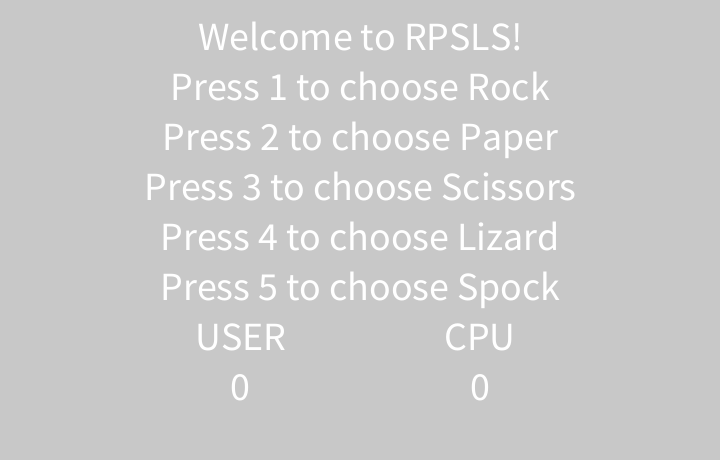
Frame 1 (no input)
Frame 60 (the mouse pressed at the canvas centre just before this capture): identical to frame 1, image omitted
Frame 120 (the mouse held since frame 60 and released just before this capture): identical to frame 1, image omitted

The Processing sketch that drew this single still picture (run headless with seeded random() and noise(); from frame 60 on, the mouse is pressed at the canvas centre):

// Processing sketch: RockPaperScissors
// ── RockPaperScissors.pde
final int ROCK = 1;
final int PAPER = 2;
final int SCISSORS = 3;
final int LIZARD = 4;
final int SPOCK = 5;

int userChoice;
int cpuChoice;


int userScore = 0;
int cpuScore = 0;


boolean gameOver = false;


boolean scoreCounted = false;


boolean userSelected = false;

void setup() {
  size(720, 460);
  cpuChoice = int(random(ROCK, SCISSORS + 1));
}

void draw() {
  background(200);
  textSize(40);
  textAlign(CENTER);
  if (!gameOver) {
    if (!userSelected) {
      text("Welcome to RPSLS!", width / 2, 50);
      text("Press 1 to choose Rock", width / 2, 100);
      text("Press 2 to choose Paper", width / 2, 150);
      text("Press 3 to choose Scissors", width / 2, 200);
      text("Press 4 to choose Lizard", width / 2, 250);
      text("Press 5 to choose Spock", width / 2, 300);
      text("USER", width / 3, 350);
      text("CPU", width * 2 / 3, 350);
      text(userScore, width / 3, 400);
      text(cpuScore, width * 2 / 3, 400);
    } else {
      if (userChoice == ROCK) {
        text("USER: ROCK", width / 2, height / 2);
        if (cpuChoice == ROCK) {
          text("CPU: ROCK", width / 2, height / 2 + 50);
          text("DRAW", width / 2, height / 2 + 100);
        } else if (cpuChoice == PAPER || cpuChoice == SPOCK) {
          if (cpuChoice == PAPER) {
            text("CPU: PAPER", width / 2, height / 2 + 50);
          } else {
            text("CPU: PAPER", width / 2, height / 2 + 50);
          }
          text("CPU WINS!", width / 2, height /2 + 100);
          if (!scoreCounted) {
            cpuScore ++;
            scoreCounted = true;
          }
        } else if (cpuChoice == SCISSORS || cpuChoice == LIZARD) {
          if (cpuChoice == SCISSORS) {
            text("CPU: SCISSORS", width /2, height / 2 + 50);
          } else {
            text("CPU: LIZARD", width /2, height / 2 + 50);
          }
          text("USER WINS!", width / 2, height / 2 + 100);
          if (!scoreCounted) {
            userScore ++;
            scoreCounted = true;
          }
        }
      } else if (userChoice == PAPER) {
        text("USER: PAPER", width / 2, height / 2);
        if (cpuChoice == ROCK || cpuChoice == SPOCK) {
          if (cpuChoice == ROCK) {
            text("CPU: ROCK", width / 2, height / 2 + 50);
          } else {
            text("CPU: SPOCK", width / 2, height / 2 + 50);
          }
          text("USER WINS!", width / 2, height / 2 + 100);
          if (!scoreCounted) {
            userScore ++;
            scoreCounted = true;
          }
        } else if (cpuChoice == PAPER) {
          text("CPU: PAPER", width / 2, height / 2 + 50);
          text("DRAW", width / 2, height /2 + 100);
        } else if (cpuChoice == SCISSORS || cpuChoice == LIZARD) {
          if (cpuChoice == SCISSORS) {
            text("CPU: SCISSORS", width /2, height / 2 + 50);
          } else {
            text("CPU: LIZARD", width /2, height / 2 + 50);
          }
          text("CPU WINS!", width / 2, height / 2 + 100);
          if (!scoreCounted) {
            cpuScore ++;
            scoreCounted = true;
          }
        }
      } else if (userChoice == SCISSORS) {
        text("USER: SCISSORS", width / 2, height / 2);
        if (cpuChoice == ROCK || cpuChoice == SPOCK) {
          if (cpuChoice == ROCK) {
            text("CPU: ROCK", width / 2, height / 2 + 50);
          } else {
            text("CPU: SPOCK", width / 2, height / 2 + 50);
          }
          text("CPU WINS!", width / 2, height / 2 + 100);
          if (!scoreCounted) {
            cpuScore ++;
            scoreCounted = true;
          }
        } else if (cpuChoice == PAPER || cpuChoice == LIZARD) {
          if (cpuChoice == PAPER) {
            text("CPU: PAPER", width / 2, height / 2 + 50);
          } else {
            text("CPU: LIZARD", width / 2, height / 2 + 50);
          }
          text("USER WINS!", width / 2, height /2 + 100);
          if (!scoreCounted) {
            userScore ++;
            scoreCounted = true;
          }
        } else if (cpuChoice == SCISSORS) {
          text("CPU: SCISSORS", width /2, height / 2 + 50);
          text("DRAW", width / 2, height / 2 + 100);
        }
      }
    }
  }
  if (userScore == 4) {
    gameOver = true;
    text("USER WINS!", width /2, height / 2);
    text("USER", width / 3, 350);
    text("CPU", width * 2 / 3, 350);
    text(userScore, width / 3, 400);
    text(cpuScore, width * 2 / 3, 400);
  } else if (cpuScore == 4) {
    gameOver = true;
    text("CPU WINS!", width /2, height / 2);
    text("USER", width / 3, 350);
    text("CPU", width * 2 / 3, 350);
    text(userScore, width / 3, 400);
    text(cpuScore, width * 2 / 3, 400);
  }
}

void keyPressed() {
  if (!userSelected) {
    if (key == '1') {
      userChoice = ROCK;
      userSelected = true;
    } else if (key == '2') {
      userChoice = PAPER;
      userSelected = true;
    } else if (key == '3') {
      userChoice = SCISSORS;
      userSelected = true;
    } else if (key == '4') {
      userChoice = LIZARD;
      userSelected = true;
    } else if (key == '5') {
      userChoice = SPOCK;
      userSelected = true;
    }
  } else if (key == 'r') {
      userSelected = false;
      cpuChoice = int(random(ROCK, SPOCK + 1));
      scoreCounted = false;
  }
}
